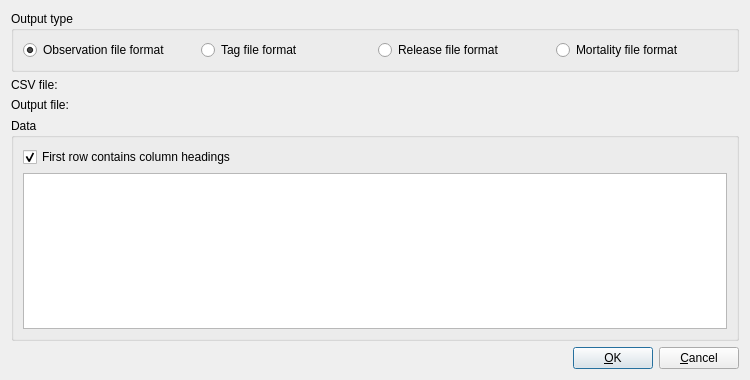
<?xml version="1.0" encoding="UTF-8"?>
<ui version="4.0">
 <class>CsvConverterDialog</class>
 <widget class="QDialog" name="CsvConverterDialog">
  <property name="geometry">
   <rect>
    <x>0</x>
    <y>0</y>
    <width>750</width>
    <height>380</height>
   </rect>
  </property>
  <property name="windowTitle">
   <string>Dialog</string>
  </property>
  <layout class="QVBoxLayout" name="verticalLayout_3">
   <item>
    <layout class="QVBoxLayout">
     <property name="spacing">
      <number>6</number>
     </property>
     <property name="leftMargin">
      <number>0</number>
     </property>
     <property name="topMargin">
      <number>0</number>
     </property>
     <property name="rightMargin">
      <number>0</number>
     </property>
     <property name="bottomMargin">
      <number>0</number>
     </property>
     <item>
      <widget class="QGroupBox" name="buttonGroup1">
       <property name="title">
        <string>Output type</string>
       </property>
       <layout class="QVBoxLayout" name="verticalLayout_2">
        <item>
         <layout class="QHBoxLayout" name="_2">
          <property name="spacing">
           <number>6</number>
          </property>
          <property name="leftMargin">
           <number>0</number>
          </property>
          <property name="topMargin">
           <number>0</number>
          </property>
          <property name="rightMargin">
           <number>0</number>
          </property>
          <property name="bottomMargin">
           <number>0</number>
          </property>
          <item>
           <widget class="QRadioButton" name="obsRadioButton">
            <property name="text">
             <string>Observation file format</string>
            </property>
            <property name="checked">
             <bool>true</bool>
            </property>
           </widget>
          </item>
          <item>
           <widget class="QRadioButton" name="tagRadioButton">
            <property name="text">
             <string>Tag file format</string>
            </property>
           </widget>
          </item>
          <item>
           <widget class="QRadioButton" name="relRadioButton">
            <property name="text">
             <string>Release file format</string>
            </property>
           </widget>
          </item>
          <item>
           <widget class="QRadioButton" name="mortRadioButton">
            <property name="text">
             <string>Mortality file format</string>
            </property>
           </widget>
          </item>
         </layout>
        </item>
       </layout>
      </widget>
     </item>
     <item>
      <layout class="QHBoxLayout" name="_3">
       <property name="spacing">
        <number>6</number>
       </property>
       <property name="leftMargin">
        <number>0</number>
       </property>
       <property name="topMargin">
        <number>0</number>
       </property>
       <property name="rightMargin">
        <number>0</number>
       </property>
       <property name="bottomMargin">
        <number>0</number>
       </property>
       <item>
        <layout class="QVBoxLayout" name="_4">
         <property name="spacing">
          <number>6</number>
         </property>
         <property name="leftMargin">
          <number>0</number>
         </property>
         <property name="topMargin">
          <number>0</number>
         </property>
         <property name="rightMargin">
          <number>0</number>
         </property>
         <property name="bottomMargin">
          <number>0</number>
         </property>
         <item>
          <widget class="QLabel" name="textLabel1">
           <property name="text">
            <string>CSV file:</string>
           </property>
          </widget>
         </item>
         <item>
          <widget class="QLabel" name="textLabel1_2">
           <property name="text">
            <string>Output file:</string>
           </property>
          </widget>
         </item>
        </layout>
       </item>
       <item>
        <spacer>
         <property name="orientation">
          <enum>Qt::Horizontal</enum>
         </property>
         <property name="sizeType">
          <enum>QSizePolicy::Minimum</enum>
         </property>
         <property name="sizeHint" stdset="0">
          <size>
           <width>111</width>
           <height>20</height>
          </size>
         </property>
        </spacer>
       </item>
      </layout>
     </item>
     <item>
      <widget class="QGroupBox" name="groupBox2">
       <property name="title">
        <string>Data</string>
       </property>
       <layout class="QVBoxLayout" name="verticalLayout">
        <item>
         <layout class="QVBoxLayout" name="data_verticalLayout">
          <property name="spacing">
           <number>6</number>
          </property>
          <property name="leftMargin">
           <number>0</number>
          </property>
          <property name="topMargin">
           <number>0</number>
          </property>
          <property name="rightMargin">
           <number>0</number>
          </property>
          <property name="bottomMargin">
           <number>0</number>
          </property>
          <item>
           <widget class="QCheckBox" name="headerCheckBox">
            <property name="text">
             <string>First row contains column headings</string>
            </property>
            <property name="checked">
             <bool>true</bool>
            </property>
           </widget>
          </item>
          <item>
           <widget class="QTableView" name="dataTable"/>
          </item>
         </layout>
        </item>
       </layout>
      </widget>
     </item>
     <item>
      <layout class="QHBoxLayout" name="_5">
       <property name="spacing">
        <number>6</number>
       </property>
       <property name="leftMargin">
        <number>0</number>
       </property>
       <property name="topMargin">
        <number>0</number>
       </property>
       <property name="rightMargin">
        <number>0</number>
       </property>
       <property name="bottomMargin">
        <number>0</number>
       </property>
       <item>
        <spacer>
         <property name="orientation">
          <enum>Qt::Horizontal</enum>
         </property>
         <property name="sizeType">
          <enum>QSizePolicy::Expanding</enum>
         </property>
         <property name="sizeHint" stdset="0">
          <size>
           <width>20</width>
           <height>20</height>
          </size>
         </property>
        </spacer>
       </item>
       <item>
        <widget class="QPushButton" name="buttonOk">
         <property name="text">
          <string>&amp;OK</string>
         </property>
         <property name="shortcut">
          <string/>
         </property>
         <property name="autoDefault">
          <bool>true</bool>
         </property>
         <property name="default">
          <bool>true</bool>
         </property>
        </widget>
       </item>
       <item>
        <widget class="QPushButton" name="buttonCancel">
         <property name="text">
          <string>&amp;Cancel</string>
         </property>
         <property name="shortcut">
          <string/>
         </property>
         <property name="autoDefault">
          <bool>true</bool>
         </property>
        </widget>
       </item>
      </layout>
     </item>
    </layout>
   </item>
  </layout>
 </widget>
 <resources/>
 <connections/>
</ui>
